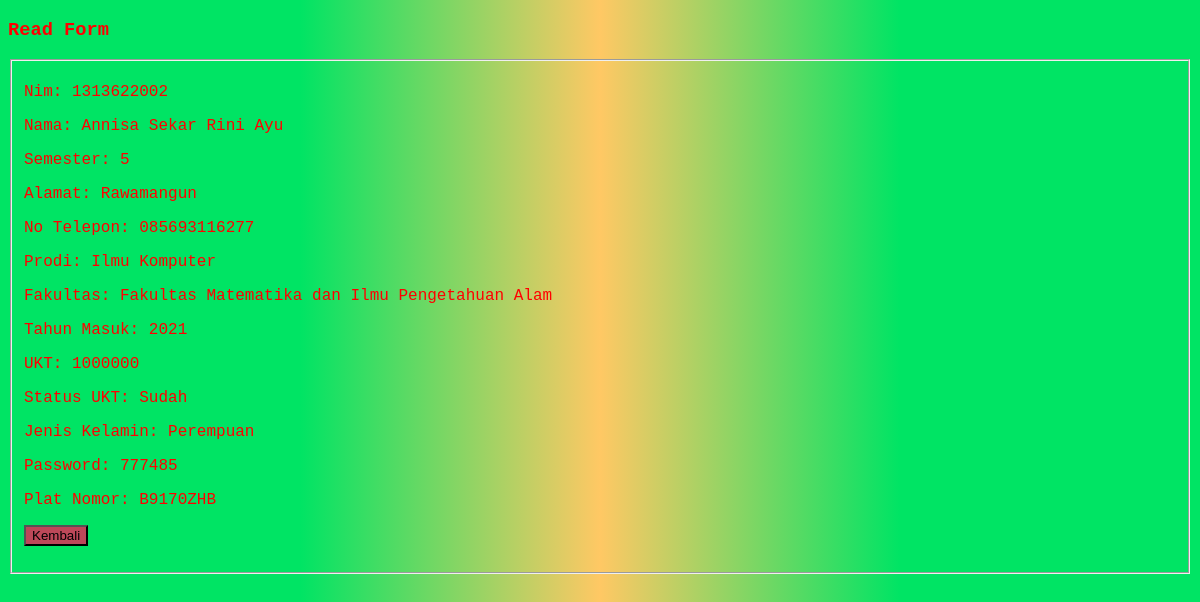
Page /read.php?id=31 on the committed database.
### tables this page shows
CREATE TABLE `data_dasar` (
  `ID` int(11) NOT NULL,
  `NIM` varchar(10) NOT NULL,
  `NAMA` varchar(100) NOT NULL,
  `SEMESTER` int(3) NOT NULL,
  `ALAMAT` varchar(100) NOT NULL,
  `NO_TELP` varchar(15) NOT NULL,
  `PRODI` varchar(100) NOT NULL,
  `FAKULTAS` varchar(100) NOT NULL,
  `TAHUNMASUK` int(10) NOT NULL,
  `UKT` int(10) NOT NULL,
  `STATUSUKT` varchar(10) NOT NULL,
  `GENDER` varchar(10) NOT NULL,
  `PASSWORD` int(10) NOT NULL,
  `PLATNOMOR` varchar(10) NOT NULL
);

### read.php (the view, shortened to what this page needs)
<?php
include "conn.php";
$id = $_GET['id'];
$sql = "SELECT * FROM data_dasar WHERE id=$id";
$query = mysqli_query($conn, $sql);
$siswa = mysqli_fetch_assoc($query);
if (isset($_SESSION['google_data'])) {
    $goTo = "account.php";
} else {
    $goTo = "dashboard.php";
}
?>
<!DOCTYPE html>
<html>
<head>
</head>
<body>
    <header>
        <h3>Read Form</h3>
    </header>
    <form action="<?php echo $goTo ?>" method="POST">
        <fieldset>
            <p>
                <label for="nim">Nim: </label>
                <?php echo $siswa['NIM'] ?>
            </p>
            <p>
                <label for="nama">Nama: </label>
                <?php echo $siswa['NAMA'] ?>
            </p>
            <p>
                <label for="semester">Semester: </label>
                <?php echo $siswa['SEMESTER'] ?>
            </p>
            <p>
                <label for="alamat">Alamat: </label>
                <?php echo $siswa['ALAMAT'] ?>
            </p>
            <p>
                <label for="no_telp">No Telepon: </label>
                <?php echo $siswa['NO_TELP'] ?>
            </p>
            <p>
                <label for="prodi">Prodi: </label>
                <?php echo $siswa['PRODI'] ?>
            </p>
            <p>
                <label for="fakultas">Fakultas: </label>
                <?php echo $siswa['FAKULTAS'] ?>
            </p>
            <p>
                <label for="tahun_masuk">Tahun Masuk: </label>
                <?php echo $siswa['TAHUNMASUK'] ?>
            </p>
            <p>
                <label for="ukt">UKT: </label>
                <?php echo $siswa['UKT'] ?>
            </p>
            <p>
                <label for="status_ukt">Status UKT: </label>
                <?php echo $siswa['STATUSUKT'] ?>
            </p>
            <p>
                <label for="jenis_kelamin">Jenis Kelamin: </label>
                <?php $jk = $siswa['GENDER']; ?>
                <?php echo ($jk == 'laki-laki') ? "Laki-laki" : "Perempuan" ?>
            </p>
            <p>
                <label for="password">Password: </label>
                <?php echo $siswa['PASSWORD'] ?>
            </p>
            <p>
                <label for="plat_nomor">Plat Nomor: </label>
                <?php echo $siswa['PLATNOMOR'] ?>
            </p>
            <p>
                <input type="submit" value="Kembali" name="simpan" />
            </p>
        </fieldset>
    </form>
</body>
</html>

### read.php (style rules this page uses)
body { font-family: "Courier", sans-serif; background: linear-gradient(90deg, rgb(0, 228, 100)0% 25%, rgb(255, 200, 100), rgb(0, 228, 100) 75% 100%); color: rgb(255, 0, 0); }
input { background-color: rgb(189, 72, 89); }

### rows in the picture
data_dasar: NIM "1313622002", NAMA "Annisa Sekar Rini Ayu", SEMESTER "5", ALAMAT "Rawamangun", NO_TELP "085693116277", PRODI "Ilmu Komputer", FAKULTAS "Fakultas Matematika dan Ilmu Pengetahuan Alam", TAHUNMASUK "2021", UKT "1000000", STATUSUKT "Sudah", PASSWORD "777485", PLATNOMOR "B9170ZHB"
